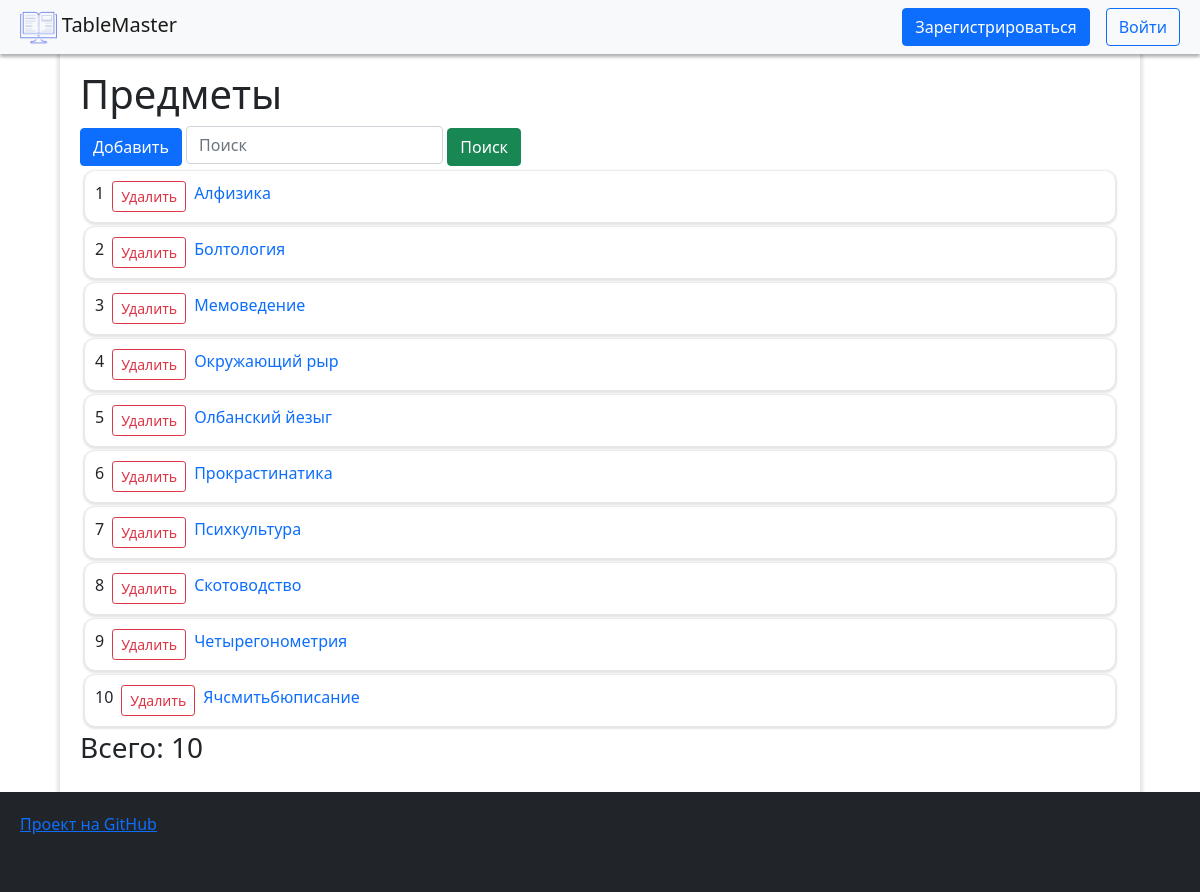
Page /subject_list on the committed database.
### data/subject.py (models this page shows)
class Subject(SqlAlchemyBase):
    __tablename__ = 'subject'
    id = sqlalchemy.Column(sqlalchemy.Integer, primary_key=True, autoincrement=True)
    title = sqlalchemy.Column(sqlalchemy.String, nullable=True)

### main.py (the view)
@app.route('/subject_list', methods=['GET', 'POST'])
def subject_list():
    form = Search()
    base = db_session.create_session()
    group = [(el.id, el.title) for el in base.query(Subject).all()]
    if form.validate_on_submit():
        for i in range(len(group) - 1, -1, -1):
            if form.search.data.lower() not in group[i][1].lower():
                del group[i]
    group.sort(key=lambda x: x[1])
    return render_template('subject_list.html', title='Предметы', group=group, form=form)

### data/forms.py
class Search(FlaskForm):
    search = StringField()
    submit = SubmitField('Поиск')

### data/db_session.py (called while the page is built)
def create_session() -> Session:
    global __factory
    return __factory()

### templates/subject_list.html (shortened to what this page needs)
{% extends "base.html" %}
{% block content %}
    <h1>{{ title }}</h1>
    <form method="post" class="form-inline">
        <a href="/subject" class="btn btn-primary">Добавить</a>
        {{
            form.search(type="search", placeholder="Поиск", class="form-control",
            style="width: auto; display: inline;")
        }}
        {{ form.submit(type="submit", class="btn btn-success") }}
    </form>
    {% for el in group %}
    <div class="minicard">
        <span>{{ loop.index }}</span>
        <div>
            <a class="btn btn-outline-danger btn-sm" style="margin: 0 .5rem;" href="delete/subject/{{ el[0] }}">Удалить</a>
        </div>
        <a href="/subject/{{ el[0] }}" style="text-decoration: none">{{ el[1] }}</a>
    </div>
    {% endfor %}
    <h3>Всего: {{ group|length }}</h3>
{% endblock %}

### templates/base.html (shortened to what this page needs)
<!DOCTYPE html>
<html lang="ru">
<head>
    <link rel="stylesheet" type="text/css"
    href="/static/css/style.css" />
    <link rel="stylesheet"
    href="https://cdn.jsdelivr.net/npm/bootstrap@5.0.0-beta1/dist/css/bootstrap.min.css"
>
</head>
<body>
	<div id="Header" class="fixed-top">
		<nav class="navbar navbar-expand-lg navbar-light bg-light">
			<a class="navbar-brand" style="padding: 0; margin-right: 2rem;" href="/">
				<img src="/static/img/icon.png" style="height: 33px;">
				TableMaster
			</a>
			<div class="collapse navbar-collapse justify-content-between" id="phoneCollapsed">
				{% if current_user.is_authenticated %}
					<div style="display: flex; overflow: auto;">
						<a class="btn btn-outline-primary" href="/timetable_list">Расписания</a>
						<a class="nav-link" href="/teacher_list">Учителя</a>
						<a class="nav-link" href="/group_list">Группы</a>
						<a class="nav-link" href="/charge_list">Нагрузки</a>
						<a class="nav-link" href="/subject_list">Предметы</a>
						<a class="nav-link" href="/audit_list">Аудитории</a>
					</div>
					<div style="display: flex;">
						<a class="nav-link text-secondary">{{ current_user.name }}</a>
						<a class="btn btn-danger" href="/logout">Выйти</a>
					</div>
				{% else %}
					<div style="display: flex;">
						<a class="btn btn-primary" href="/register">Зарегистрироваться</a>
						<a class="btn btn-outline-primary" style="margin-left: 1rem;" href="/login">Войти</a>
					</div>
				{% endif %}
			</div>
		</nav>
	</div>
	<div id="Content">
		{% block content %} {% endblock %}
	</div>
	<div id="Footer" class="bg-dark text-white">
		<a href="https://github.com/ddkhugaev/TableMaster" target="_blank">Проект на GitHub</a>
	</div>
</body>
</html>

### static/css/style.css (style rules this page uses)
#Header { box-shadow: 0px 3px 3px rgba(0, 0, 0, 0.3); }
.navbar { padding-right: 20px; padding-left: 20px; }
#Content { width: 90vw; padding: 20px; padding-top: 70px; margin: auto; box-shadow: 0px 0px 3px 3px rgba(0, 0, 0, 0.1); min-height: 90vh; }
#Footer { position: relative; height: 100px; padding: 20px; }
.minicard { display: flex; padding: 10px; margin: 5px; border-radius: 10px; box-shadow: 0px 1px 2px 2px rgba(0, 0, 0, 0.1); }

### rows in the picture
Subject: title "Алфизика"
Subject: title "Болтология"
Subject: title "Мемоведение"
Subject: title "Окружающий рыр"
Subject: title "Олбанский йезыг"
Subject: title "Прокрастинатика"
Subject: title "Психкультура"
Subject: title "Скотоводство"
Subject: title "Четырегонометрия"
Subject: title "Ячсмитьбюписание"

### other values in the picture
{{ title }} "Предметы"
{{ group|length }} "10"
